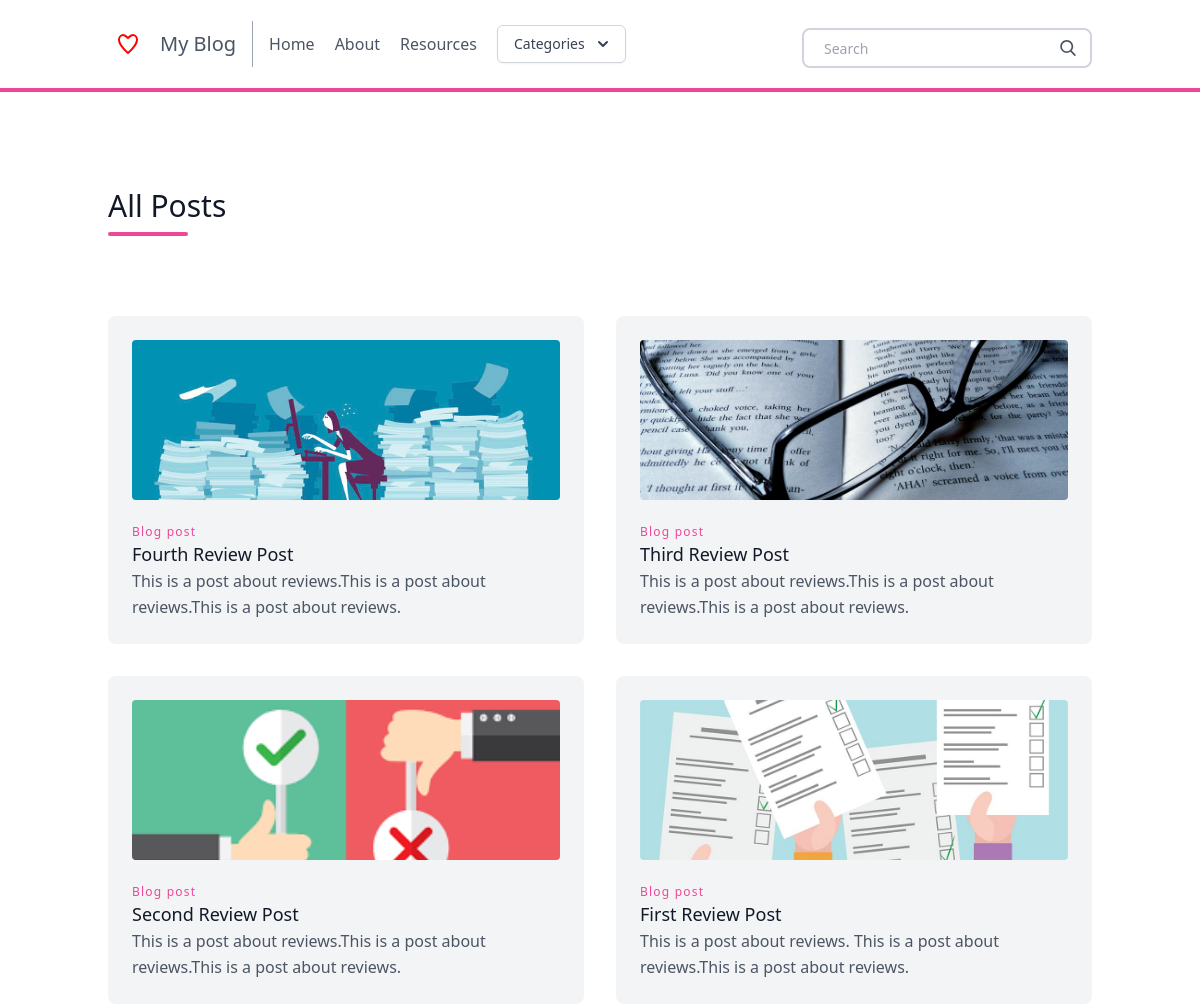
The page /posts/ (upper part) on the database as committed earlier.
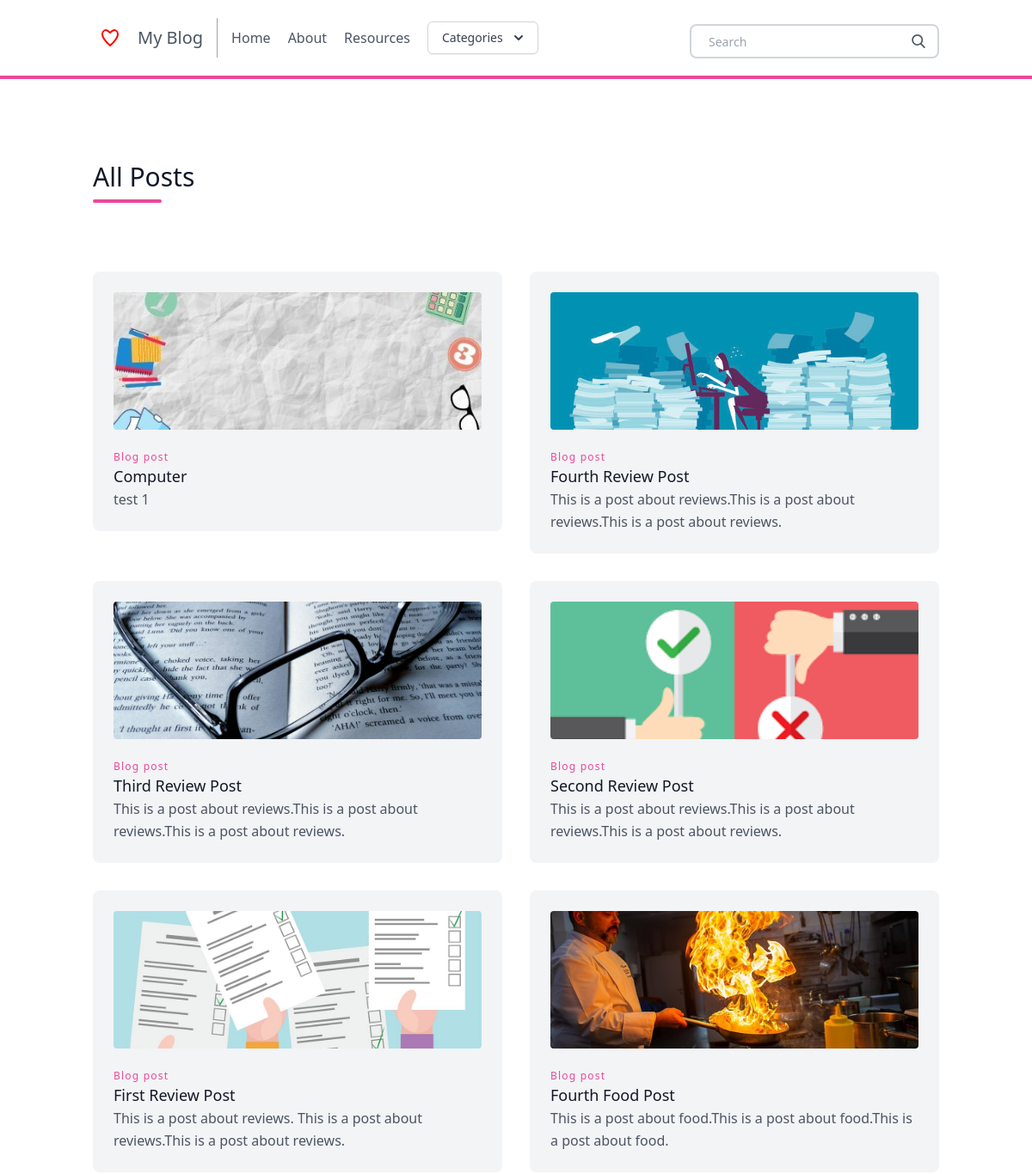
The same page on the database as committed later.
### posts/models.py (models this page shows, shortened)
class Post(models.Model):
    title = models.CharField(max_length=100)
    slug = models.SlugField()
    overview = models.TextField()
    timestamp = models.DateTimeField(auto_now_add=True)
    content = models.TextField()
    author = models.ForeignKey(Author, on_delete=models.CASCADE)
    thumbnail = models.ImageField()
    categories = models.ManyToManyField(Category)
    featured = models.BooleanField()

### posts/views.py (the view)
# urls.py: path('posts/', allposts, name = 'allposts'),
def allposts(request):
    posts = Post.objects.order_by('-timestamp')
    context = {
        'posts': posts,
    }
    return render(request, 'all_posts.html', context)

### posts/templatetags/markdown_extras.py (called while the page is built)
@register.simple_tag
def get_categories():
    return Category.objects.all()[0:3]

### templates/all_posts.html
{% extends 'base.html' %}
{% block content %}
<section class="text-gray-600 body-font">
    <div class="container px-5 py-24 mx-auto">
      <div class="flex flex-wrap w-full mb-20">
        <div class="lg:w-1/2 w-full mb-6 lg:mb-0">
          <h1 class="sm:text-3xl text-2xl font-medium title-font mb-2 text-gray-900">
            All Posts</h1>
          <div class="h-1 w-20 bg-pink-500 rounded"></div>
        </div>
      </div>
      <div class="flex flex-wrap -m-4">
       {% for post in posts %}
        <div class="xl:w-1/4 md:w-1/2 p-4">
          <div class="bg-gray-100 p-6 rounded-lg">
            <img class="h-40 rounded w-full object-cover object-center mb-6" src="{{ post.thumbnail.url }}" alt="content">
            <h3 class="tracking-widest text-pink-500 text-xs font-medium title-font">
              Blog post</h3>
            <a href="{% url 'post' post.slug %}" h2 class="text-lg text-gray-900 font-medium title-font mb-4">
              {{ post.title }}</a>
            <p class="leading-relaxed text-base">
              {{ post.overview }}</p>
          </div>
        </div>
       {% endfor %}
      </div>
    </div>
</section>
{% endblock content %}

Rows that differ between the two databases and show on the page:
added Post: thumbnail (picture), title "Computer", overview "test 1"
now on this page (row edited): Post: thumbnail (picture), title "Fourth Food Post", overview "This is a post about food.This is a post about food.This is a post about food."
